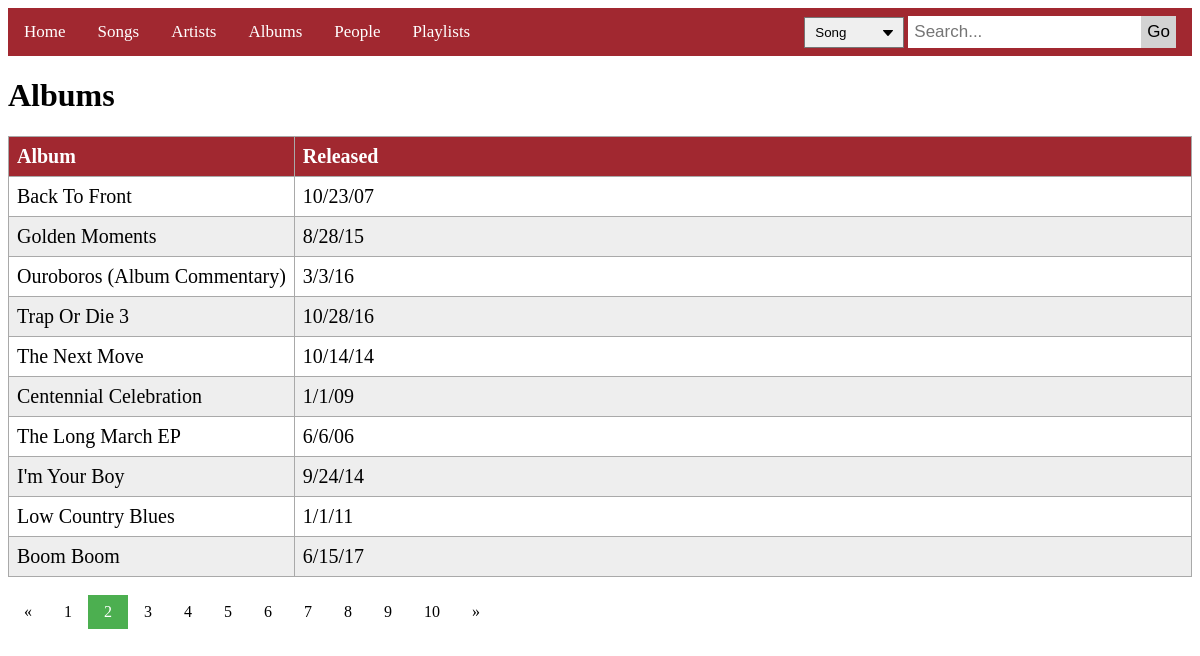
The app's page /albums.php?page=2 with its own data.
### tables this page shows
CREATE TABLE `Album` (
  `alid` varchar(45) NOT NULL,
  `altitle` varchar(255) NOT NULL DEFAULT '',
  `aldate` varchar(45) NOT NULL,
  PRIMARY KEY (`alid`),
  UNIQUE KEY `alid_UNIQUE` (`alid`)
);

### albums.php (the view, shortened to what this page needs)
<!DOCTYPE html>
<html>
<head>
    <link rel="stylesheet" href="navigation_bar.css">
    <link rel="stylesheet" href="list_table.css">
    <link rel="stylesheet" href="image.css">
    <link rel="stylesheet" href="pagination.css">
</head>
<body>
<?php
include('navigation_bar.php');
    echo "<h1>Albums</h1>";
    ?>
    <table id="albums">
        <tr>
            <th>Album</th>
            <th>Released</th>
        </tr>
        <?php
        $conn = connect();
        $sql = "select * from Album limit 10 offset " . (10 * ((!isset($_GET["page"]) ? 1 : $_GET["page"]) - 1));
    if ($result = $conn->query($sql)) {
        if ($result->num_rows > 0) {
            while ($row = $result->fetch_assoc()) {
                $album_id = $row["alid"];
                $album = $row["altitle"];
                $aldate = $row["aldate"];
                echo "
                    <tr>
                        <td><a href=\"songs.php?album=$album_id\">$album</a></td>
                        <td>$aldate</td>
                    </tr>
                  ";
            }
        } else {
            echo "0 results<br>";
        }
    }
    ?>
</table>
<?php
include('pagination.php');
?>
</body>
</html>

### list_table.css (style rules this page uses)
th { padding-top: 12px; padding-bottom: 12px; text-align: left; background-color: #a12830; color: white; }
td, th { border: 1px solid darkgray; padding: 8px; font-size: 20px; }
tr:nth-child(odd) { background-color: #eeeeee; }
table { border-collapse: collapse; width: 100%; max-width:100%; white-space:nowrap; }
td:nth-child(1) { width: 5%; }
td a { color: black; text-decoration: none; }

### records on screen
album: altitle "Back To Front", aldate "10/23/07"
album: altitle "Golden Moments", aldate "8/28/15"
album: altitle "Ouroboros (Album Commentary)", aldate "3/3/16"
album: altitle "Trap Or Die 3", aldate "10/28/16"
album: altitle "The Next Move", aldate "10/14/14"
album: altitle "Centennial Celebration", aldate "1/1/09"
album: altitle "The Long March EP", aldate "6/6/06"
album: altitle "I'm Your Boy", aldate "9/24/14"
album: altitle "Low Country Blues", aldate "1/1/11"
album: altitle "Boom Boom", aldate "6/15/17"
